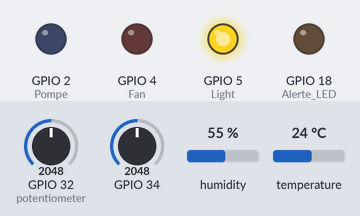
Bench run of a sketch on a simulated ESP32. On the bench: output pins drawn as LEDs (lit = HIGH). The inputs (shaded band) are chosen by the test bench; at power-on: temperature 24 °C, GPIO 34 = 2048, GPIO 32 (potentiometer) = 2048, humidity 55 %. WiFi joins after 1.5 s; servers stay silent unless stated; no MQTT or app messages arrive unless stated; what the sketch prints to the serial monitor is not drawn.

Above: at 2.7 s.
2.8 s: temperature set to 29.5 °C
4.7 s: temperature set to 30.8 °C
At 5.9 s:
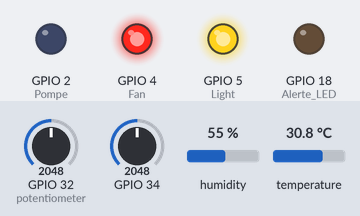
7.0 s: GPIO 34 set to 1973
At 8.3 s:
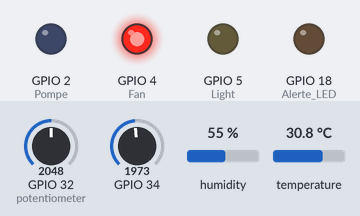
8.6 s: GPIO 32 (potentiometer) set to 2436
10.1 s: GPIO 32 (potentiometer) set to 2556
At 11.4 s:
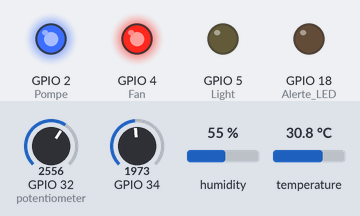
11.7 s: GPIO 34 set to 2040
At 13.1 s:
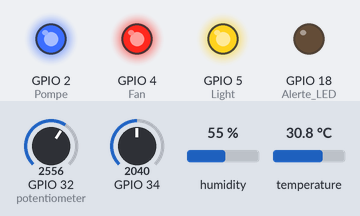
Timing chart, 0 to 14.3 s (numbered marks = the images above; inputs shaded):
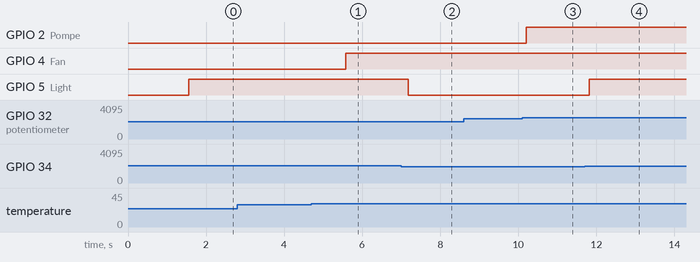

The sketch:

serre_iot.ino
```cpp
#include <WiFi.h>
#include <PubSubClient.h>
#include "DHT.h"

const char* ssid = "Wokwi-GUEST";
const char* password = "";
const char* mqtt_server = "broker.hivemq.com";

WiFiClient espClient;
PubSubClient client(espClient);
DHT dht(15, DHT22);


float lastT = 0, lastH = 0;
int lastS = 0, lastL = 0;

void setup() {
  Serial.begin(115200);
  dht.begin();
  pinMode(2, OUTPUT);  // Pompe
  pinMode(4, OUTPUT);  // Fan
  pinMode(5, OUTPUT);  // Light
  pinMode(18, OUTPUT); // Alerte LED
  pinMode(21, OUTPUT); // Buzzer

  WiFi.begin(ssid, password);
  while (WiFi.status() != WL_CONNECTED) { delay(500); Serial.print("."); }
  client.setServer(mqtt_server, 1883);
}

void reconnect() {
  while (!client.connected()) {
    if (client.connect("ESP32_Smart_Serre_2026")) {
      Serial.println("MQTT Connected!");
    } else { delay(3000); }
  }
}

void loop() {
  if (!client.connected()) reconnect();
  client.loop();

  float t = dht.readTemperature();
  float h = dht.readHumidity();
  int s = analogRead(32);
  int l = analogRead(34);

  if (isnan(t) || isnan(h)) return;
  digitalWrite(4, (t > 30.0) ? HIGH : LOW);
  digitalWrite(2, (s > 2500) ? HIGH : LOW);
  digitalWrite(5, (l > 2000) ? HIGH : LOW);

  if (t > 35.0) { digitalWrite(18, HIGH); tone(21, 1000); }
  else { digitalWrite(18, LOW); noTone(21); }

  if (abs(t - lastT) >= 0.5 || abs(h - lastH) >= 1.0 || abs(s - lastS) >= 50 || abs(l - lastL) >= 50) {
    lastT = t; lastH = h; lastS = s; lastL = l;

    String payload = "{\"temp\":" + String(t) + ",\"hum\":" + String(h) + ",\"soil\":" + String(s) + ",\"light\":" + String(l) + "}";
    client.publish("serre/data", payload.c_str());

    Serial.println("Change detected! Data sent: " + payload);
  }

  delay(200); // Check très rapide pour l'interactivité
}
```

Measured:
- the behaviour switches between 30 and 30.1 °C on temperature (found by bisection; images 0 and 1)
- the behaviour switches between 2001 and 2000 on GPIO 34 (found by bisection; images 1 and 2)
- the behaviour switches between 2500 and 2501 on GPIO 32 (potentiometer) (found by bisection; images 2 and 3)
- after the input at 2.8 s, every drawn part: stays the same
- after the input at 4.7 s, GPIO 4 (Fan): LOW → HIGH after 0.88 s
- after the input at 7.0 s, GPIO 5 (Light): HIGH → LOW after 0.19 s
- after the input at 8.6 s, every drawn part: stays the same
- after the input at 10.1 s, GPIO 2 (Pompe): LOW → HIGH after 0.11 s
- after the input at 11.7 s, GPIO 5 (Light): LOW → HIGH after 0.12 s
